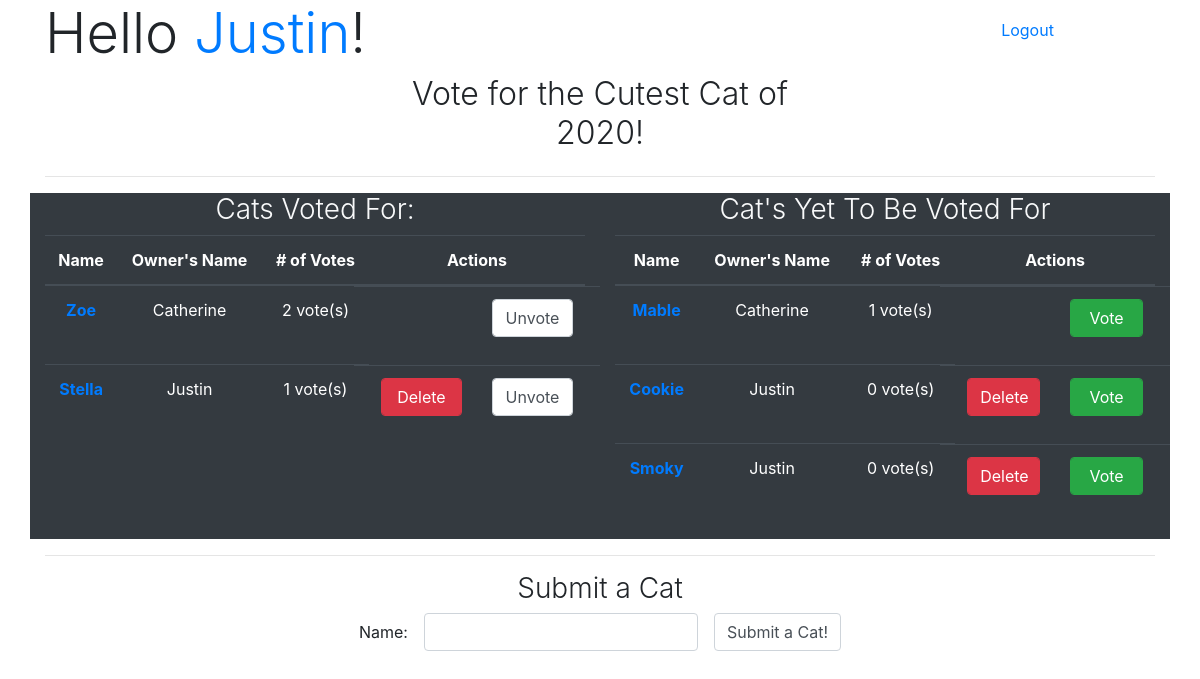
The app's page /homepage (signed in) with its own data.
### review_proj_app/models.py (models this page shows)
class User(models.Model):
    name = models.TextField()
    password = models.TextField()
    created_at = models.DateTimeField(auto_now_add=True)
    updated_at = models.DateTimeField(auto_now=True)
    objects = UserManager()

class Cat(models.Model):
    name = models.CharField(max_length=255)
    owner = models.ForeignKey(User, related_name="cats", on_delete=models.CASCADE)
    users_who_voted_for = models.ManyToManyField(User, related_name="cats_voted_for")
    created_at = models.DateTimeField(auto_now_add=True)
    updated_at = models.DateTimeField(auto_now=True)
    objects = CatManager()

### review_proj_app/views.py (the view)
# urls.py: path('homepage', views.homepage),
def homepage(request):
    myvars = {
        "user": User.objects.get(id=request.session['user_id']),
        "cats": Cat.objects.annotate(votes=Count('users_who_voted_for')).order_by('-votes')
    }
    return render(request, "main_page.html", myvars) #<--- And inside of here!

### review_proj_app/templates/main_page.html (shortened to what this page needs)
<!DOCTYPE html>
<html lang="en">
<head>
    {% load static %}
    <link rel="stylesheet" href="{% static 'bootstrap.css' %}">
</head>
<body>
    <div class="container">
        <div class="row justify-content-between align-items-center">
            <h1 class="col-4 display-4">Hello
                <a href="/profile">{{user.name}}</a>!
            </h1>
            <form class="form-group col-3" action="/logout" method="POST">
                <input type="submit" class="form-control btn btn-link" value="Logout">
            </form>
        </div>
        <div class="row justify-content-center">
            <h2 class="col-5 text-center font-weight-light">Vote for the Cutest Cat of 2020!</h2>
        </div>
        <hr>
        <div class="row bg-dark">
            <div class="col">
                <h3 class="row justify-content-center font-weight-light text-light">Cats Voted For:</h3>
                <table class="table text-center table-dark">
                    <thead>
                        <tr>
                            <th scope="col">Name</th>
                            <th scope="col">Owner's Name</th>
                            <th scope="col"># of Votes</th>
                            <th scope="col">Actions</th>
                        </tr>
                    </thead>
                    <tbody>
                    {% for cat in user.cats_voted_for.all %}
                        <tr>
                            <th scope="row"><a href="/cat/{{cat.id}}">{{cat.name}}</a></td>
                            <td>{{cat.owner.name}}</td>
                            <td>{{cat.users_who_voted_for.count}} vote(s)</td>
                            <td class="row justify-content-center">
                                {% if cat.owner == user %}
                                    <form class="form-group col-6" action="/deleteCat/{{cat.id}}" method="POST">
                                        <input class="form-control btn btn-danger" type="submit" value="Delete">
                                    </form>
                                {% else %}
                                    <div class="col-6"></div>
                                {% endif %}
                                <form class="form-group col-6" action="/voteCat/{{cat.id}}" method="POST">
                                    {% if user not in cat.users_who_voted_for.all %}
                                        <input class="form-control btn btn-success" type="submit" value="Vote">
                                    {% else %}
                                        <input class="form-control" type="submit" value="Unvote">
                                    {% endif %}
                                </form>
                            </td>
                        </tr>
                    {% endfor %}
                    </tbody>
                </table>
            </div>
            <div class="col">
                <h3 class="row justify-content-center font-weight-light text-light">Cat's Yet To Be Voted For</h3>
                <table class="table text-center table-dark">
                    <thead>
                        <tr>
                            <th scope="col">Name</th>
                            <th scope="col">Owner's Name</th>
                            <th scope="col"># of Votes</th>
                            <th scope="col">Actions</th>
                        </tr>
                    </thead>
                    <tbody>
                    {% for cat in cats %}
                        {% if cat not in user.cats_voted_for.all %}
                            <tr>
                                <th scope="row"><a href="/cat/{{cat.id}}">{{cat.name}}</a></td>
                                <td>{{cat.owner.name}}</td>
                                <td>{{cat.users_who_voted_for.count}} vote(s)</td>
                                <td class="row justify-content-center">
                                    {% if cat.owner == user %}
                                        <form class="form-group col-6" action="/deleteCat/{{cat.id}}" method="POST">
                                            <input class="form-control btn btn-danger" type="submit" value="Delete">
                                        </form>
                                    {% else %}
                                        <div class="col-6"></div>
                                    {% endif %}
                                    <form class="form-group col-6" action="/voteCat/{{cat.id}}" method="POST">
                                        {% if user not in cat.users_who_voted_for.all %}
                                            <input class="form-control btn btn-success" type="submit" value="Vote">
                                        {% else %}
                                            <input class="form-control" type="submit" value="Unvote">
                                        {% endif %}
                                    </form>
                                </td>
                            </tr>
                        {% endif %}
                    {% endfor %}
                    </tbody>
                </table>
            </div>
        </div>
        <hr>
        <div class="row justify-content-center">
            <h3 class="col-4 text-center font-weight-light">Submit a Cat</h3>
        </div>
        <form class="form-group form-inline justify-content-center" action="/cats" method="POST">
            <label class="mx-2" for="name">Name:</label>
            <input class="mx-2 form-control" type="text" name="name" id="name">
            <input class="mx-2 form-control" type="submit" value="Submit a Cat!">
        </form>
    </div>
</body>
</html>

### records on screen
User: name "Justin"
Cat: name "Zoe", owner.name "Catherine", users_who_voted_for.count "2"
Cat: name "Stella", owner.name "Justin", users_who_voted_for.count "1"
Cat: name "Mable", owner.name "Catherine", users_who_voted_for.count "1"
Cat: name "Cookie", owner.name "Justin", users_who_voted_for.count "0"
Cat: name "Smoky", owner.name "Justin", users_who_voted_for.count "0"
